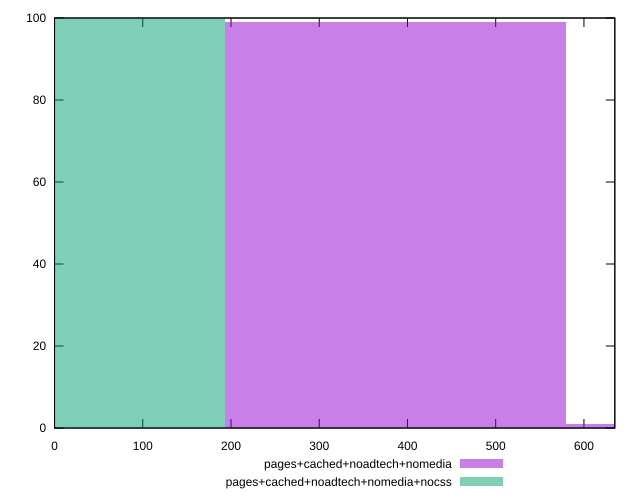

Recreate this plot in gnuplot.
reset

$pagesCachedNoadtechNomedia <<EOF
773.195445801106 1
386.597722900553 99
EOF

$pagesCachedNoadtechNomediaNocss <<EOF
0 100
EOF

set key outside below
set boxwidth 386.597722900553
set xrange [0:635]
set yrange [0:100]
set trange [0:100]
set style fill transparent solid 0.5 noborder
set terminal svg size 640, 500 enhanced background rgb 'white'
set output "report_00026_2021-02-22T21:38:55.199Z/render-blocking-resources/comparison/histogram/3_vs_4.svg"

plot $pagesCachedNoadtechNomedia title "pages+cached+noadtech+nomedia" with boxes, \
     $pagesCachedNoadtechNomediaNocss title "pages+cached+noadtech+nomedia+nocss" with boxes

reset
